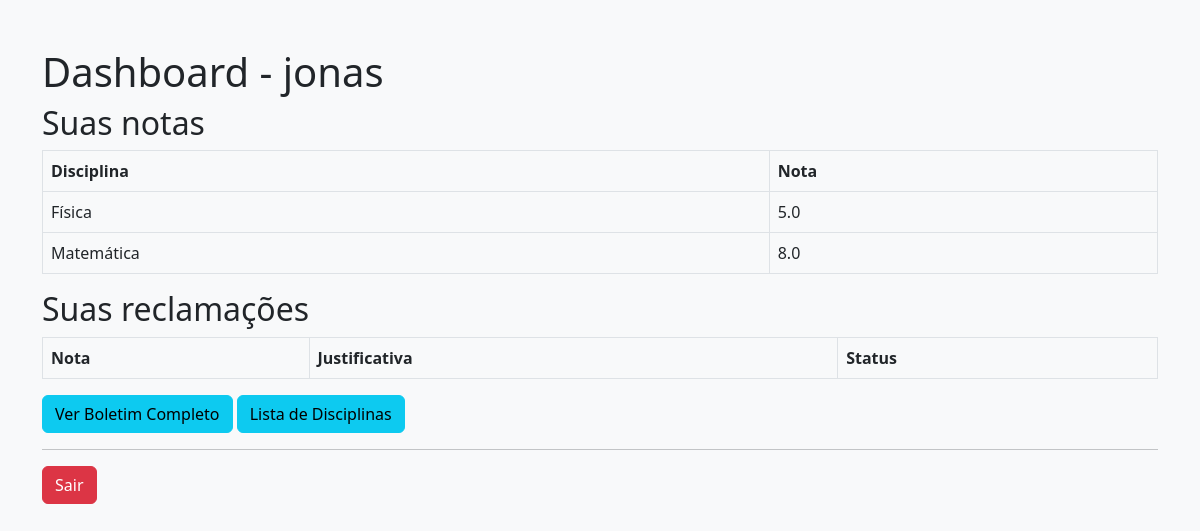
Before: /dashboard (signed in) with the older database file.
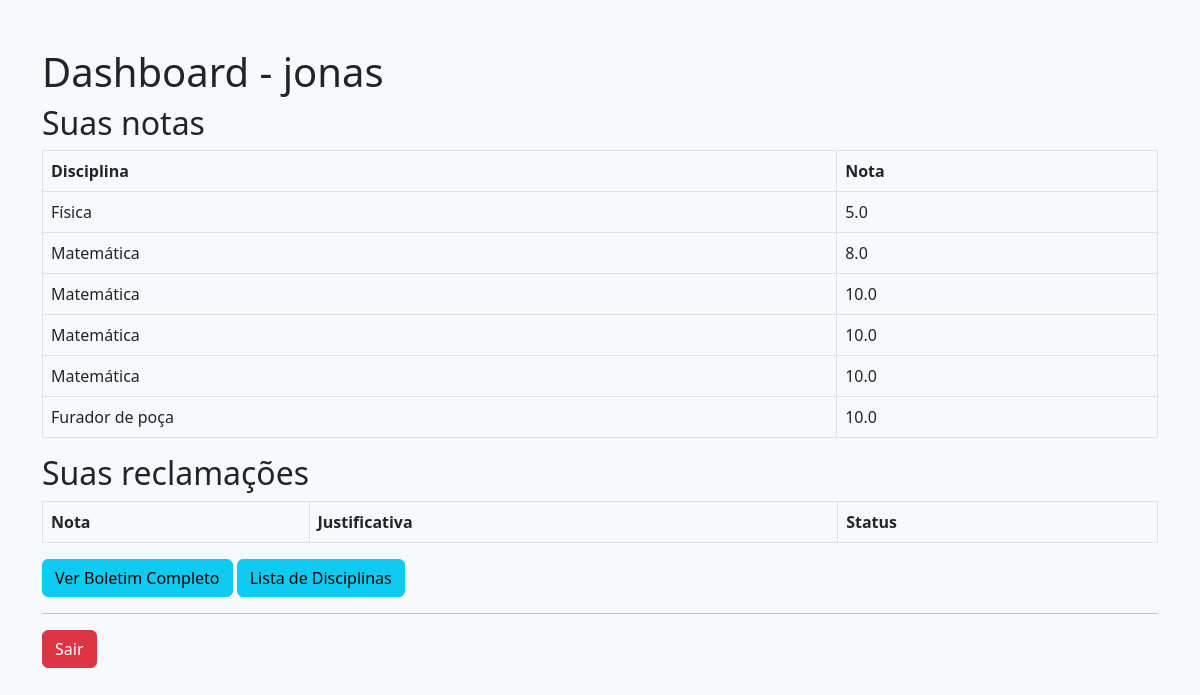
After: the same page with the newer database file.
### models/User.py (models this page shows)
class User(Base, UserMixin):
    __tablename__ = 'users'
    id: Mapped[int] = mapped_column(Integer, primary_key=True)
    username: Mapped[str] = mapped_column(String(150), unique=True, nullable=False)
    password: Mapped[str] = mapped_column(Text, nullable=False)
    role: Mapped[str] = mapped_column(String(50), nullable=False)  # 'discente' ou 'docente'
    complaints = relationship("Complaint", back_populates="student")
    grades = relationship("Grade", back_populates="student")
    enrollments = relationship("Enrollment", back_populates="student")

### models/Grade.py (models this page shows)
class Grade(Base):
    __tablename__ = 'grades'
    id: Mapped[int] = mapped_column(Integer, primary_key=True)
    student_id: Mapped[int] = mapped_column(Integer, ForeignKey('users.id'), nullable=False)  # Corrigido 'user.id' para 'users.id'
    subject_id: Mapped[int] = mapped_column(Integer, ForeignKey('subjects.id'), nullable=False)  # Relacionamento com Subject
    grade: Mapped[float] = mapped_column(Float, nullable=False)
    student = relationship("User", back_populates="grades")
    subject = relationship("Subject", back_populates="grades")
    complaints = relationship("Complaint", back_populates="grade")  # Relacionamento com Complaint

### models/Subject.py (models this page shows)
class Subject(Base):
    __tablename__ = 'subjects'
    id: Mapped[int] = mapped_column(Integer, primary_key=True)
    name: Mapped[str] = mapped_column(String(100), nullable=False, unique=True)
    grades = relationship("Grade", back_populates="subject")
    enrollments = relationship("Enrollment", back_populates="subject")

### controllers/Dashboard.py (the view, shortened to what this page needs)
@dashboard_bp.route('/dashboard')
@login_required
def dashboard():
    session = Session()
    if current_user.role == 'discente':
        grades = (session.query(Grade)
                .options(joinedload(Grade.subject))
                .filter_by(student_id=current_user.id)
                .all())
        complaints = session.query(Complaint).filter_by(student_id=current_user.id).all()
        session.close()
        return render_template('dashboard.html', grades=grades, complaints=complaints)

### app.py (called while the page is built)
@login_manager.user_loader
def load_user(user_id):
    session = Session()
    user = session.query(User).get(int(user_id))
    session.close()
    return user

### templates/dashboard.html (shortened to what this page needs)
<!DOCTYPE html>
<html>
<head>
    <link href="https://cdn.jsdelivr.net/npm/bootstrap@5.2.3/dist/css/bootstrap.min.css" rel="stylesheet">
</head>
<body class="bg-light">
<div class="container mt-5">
    <h1>Dashboard - {{ current_user.username }}</h1>
    {% if current_user.role == 'discente' %}
        <h2>Suas notas</h2>
        <table class="table table-bordered">
            <thead>
                <tr>
                    <th>Disciplina</th>
                    <th>Nota</th>
                </tr>
            </thead>
            <tbody>
            {% for grade in grades %}
                <tr>
                    <td>{{ grade.subject.name }}</td>
                    <td>{{ grade.grade }}</td>
                </tr>
            {% endfor %}
            </tbody>
        </table>
        <h2>Suas reclamações</h2>
        <table class="table table-bordered">
            <thead>
                <tr>
                    <th>Nota</th>
                    <th>Justificativa</th>
                    <th>Status</th>
                </tr>
            </thead>
        </table>
        <a href="{{ url_for('dashboard.student_bulletin') }}" class="btn btn-info">Ver Boletim Completo</a>
        <a href="{{ url_for('subject.list_subjects') }}" class="btn btn-info">Lista de Disciplinas</a>
    {% endif %}
    <hr>
    <a href="{{ url_for('auth.logout') }}" class="btn btn-danger">Sair</a>
</div>
</body>
</html>

Changed rows visible on the page:
added Grade: subject.name "Matemática", grade "10.0"
added Grade: subject.name "Matemática", grade "10.0"
added Grade: subject.name "Matemática", grade "10.0"
added Grade: subject.name "Furador de poça", grade "10.0"
